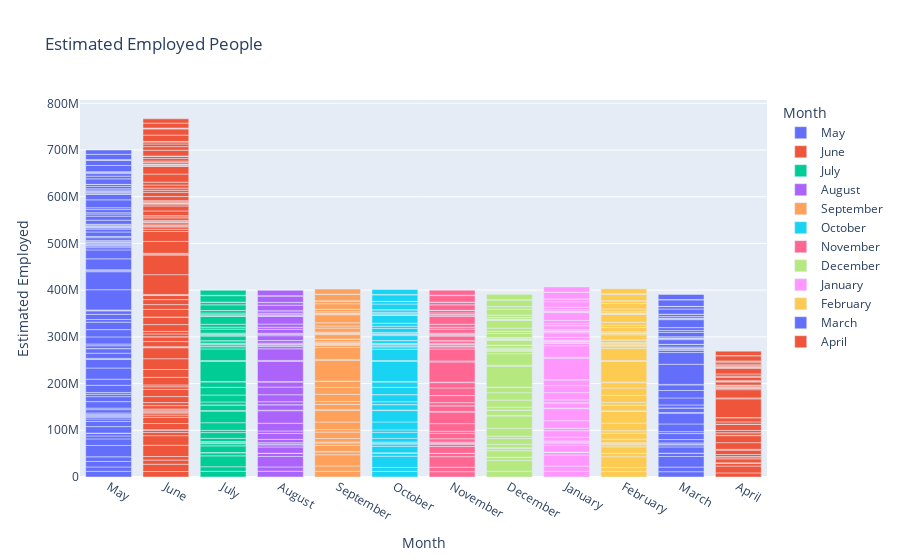

The notebook cell saved with this chart:
### Markdown cell above
### 3.5 Bar Plot of Estimated Employed people in every month

### Code cell
# Bar Plot of Estimated Employed people in every month
fig = px.bar(df, x = 'Month', y = 'Estimated Employed', color = 'Month', title = 'Estimated Employed People')
fig.show()

### Figure 1 — Plotly figure (JSON) as saved in the notebook; plotly's stock layout.template omitted (floating-point values rounded to 4 significant figures)
{"data": [{"alignmentgroup": "True", "hovertemplate": "Month=%{x}<br>Estimated Employed=%{y}<extra></extra>", "legendgroup": "May", "marker": {"color": "#636efa", "pattern": {"shape": ""}}, "name": "May", "offsetgroup": "May", "orientation": "v", "showlegend": true, "textposition": "auto", "type": "bar", "x": ["May", "May", "May", "May", "May", "May", "May", "May", "May", "May", "May", "May", "May", "May", "May", "May", "May", "May", "May", "May", "May", "May", "May", "May", "May", "May", "May", "May", "May", "May", "May", "May", "May", "May", "May", "May", "May", "May", "May", "May", "May", "May", "May", "May", "May", "May", "May", "May", "May", "May", "May", "May", "May", "May", "May", "May", "May", "May", "May", "May", "May", "May", "May", "May", "May", "May", "May", "May", "May", "May", "May", "May", "May", "May", "May", "May", "May", "May", "May", "May", "May", "May", "May", "May", "May", "May", "May", "May", "May", "May", "May", "May", "May", "May", "May", "May", "May", "May", "May", "May", "May", "May", "May", "May", "May"], "xaxis": "x", "y": [11999139, 9526902, 11749334, 9926176, 24322330, 14050319, 6259019, 5454091, 169487, 129610, 179340, 128538, 13954728, 11121124, 5249186, 3914193, 2045760, 1732050, 2495186, 2716966, 7035766, 3315038, 13911440, 10626328, 5184355, 3799919, 15349838, 13099601, 23896858, 18423447, 1119011, 992148, 11155753, 9683719, 172474, 6088547, 3727366, 15226005, 15586833, 15844698, 5768342, 11053353, 7508747, 1019549, 911789, 43287808, 38640999, 2108044, 1915482, 23452875, 19115772, 4788661, 3428356, 1671707, 1441722, 3029344, 2207026, 348042, 2223129, 1276291, 5756475, 2343783, 264855, 9686558, 6072776, 2693596, 2013083, 245668, 134868, 1130139, 937435, 2404033, 830347, 8638239, 8669258, 4605913, 2826118, 6692720, 3879934, 16962574, 12365754, 228978, 222916, 2519582, 1975481, 283905, 64538, 3289918, 2682658, 5108436, 4225486, 89587, 75456, 11798080, 5733921, 5560649, 3108830, 423127, 384999, 13391244, 11111486, 676797, 778590, 11306177, 9240903], "yaxis": "y"}, {"alignmentgroup": "True", "hovertemplate": "Month=%{x}<br>Estimated Employed=%{y}<extra></extra>", "legendgroup": "June", "marker": {"color": "#EF553B", "pattern": {"shape": ""}}, "name": "June", "offsetgroup": "June", "orientation": "v", "showlegend": true, "textposition": "auto", "type": "bar", "x": ["June", "June", "June", "June", "June", "June", "June", "June", "June", "June", "June", "June", "June", "June", "June", "June", "June", "June", "June", "June", "June", "June", "June", "June", "June", "June", "June", "June", "June", "June", "June", "June", "June", "June", "June", "June", "June", "June", "June", "June", "June", "June", "June", "June", "June", "June", "June", "June", "June", "June", "June", "June", "June", "June", "June", "June", "June", "June", "June", "June", "June", "June", "June", "June", "June", "June", "June", "June", "June", "June", "June", "June", "June", "June", "June", "June", "June", "June", "June", "June", "June", "June", "June", "June", "June", "June", "June", "June", "June", "June", "June", "June", "June", "June", "June", "June", "June", "June", "June", "June", "June", "June", "June", "June"], "xaxis": "x", "y": [11755881, 15572975, 8923222, 7544937, 24097712, 20622566, 6608626, 5781095, 149076, 112108, 170471, 13199281, 13243922, 4745178, 4357835, 1957081, 2230075, 2423742, 2049617, 7319782, 6375114, 12888490, 15396213, 5605627, 3952088, 16294794, 16748971, 23056511, 23601016, 1024797, 1150200, 10965154, 10187145, 184527, 6025235, 5364047, 14610564, 16076978, 141313, 16375303, 10169115, 10728822, 8891181, 1107013, 1106978, 42276572, 41908909, 2021553, 1675441, 25543465, 21225887, 4824630, 4954389, 1647342, 1551007, 3248864, 3124663, 337145, 306505, 2192020, 1602231, 5550172, 4306807, 304015, 10144965, 10574711, 2845190, 2304138, 237576, 224902, 1139815, 2326911, 2244460, 8862498, 8822411, 4678374, 4601293, 6509340, 6221562, 17375053, 16172690, 231252, 2356290, 2221069, 304369, 234926, 3307798, 3047750, 5241174, 5275784, 89702, 76269, 12318745, 7741005, 5683349, 4577995, 408738, 391015, 13624452, 13208724, 906889, 989470, 10611498, 9088931], "yaxis": "y"}, {"alignmentgroup": "True", "hovertemplate": "Month=%{x}<br>Estimated Employed=%{y}<extra></extra>", "legendgroup": "July", "marker": {"color": "#00cc96", "pattern": {"shape": ""}}, "name": "July", "offsetgroup": "July", "orientation": "v", "showlegend": true, "textposition": "auto", "type": "bar", "x": ["July", "July", "July", "July", "July", "July", "July", "July", "July", "July", "July", "July", "July", "July", "July", "July", "July", "July", "July", "July", "July", "July", "July", "July", "July", "July", "July", "July", "July", "July", "July", "July", "July", "July", "July", "July", "July", "July", "July", "July", "July", "July", "July", "July", "July", "July", "July", "July", "July", "July", "July", "July", "July", "July"], "xaxis": "x", "y": [12086707, 9911534, 23248875, 6753622, 166605, 167437, 14327083, 4826560, 1916824, 2549316, 6958404, 12169808, 4855393, 16274707, 24843750, 1158511, 12009883, 139227, 6308129, 14859873, 16455928, 11538688, 1052597, 42697000, 2000524, 24857807, 4657443, 1739838, 3059744, 294379, 2285436, 5393091, 280367, 9828023, 2405973, 235894, 1183770, 2434579, 8738029, 4105211, 6266446, 17215677, 284015, 2542237, 281117, 3592442, 5372470, 108334, 12054414, 5432503, 410583, 13862431, 859900, 10779829], "yaxis": "y"}, {"alignmentgroup": "True", "hovertemplate": "Month=%{x}<br>Estimated Employed=%{y}<extra></extra>", "legendgroup": "August", "marker": {"color": "#ab63fa", "pattern": {"shape": ""}}, "name": "August", "offsetgroup": "August", "orientation": "v", "showlegend": true, "textposition": "auto", "type": "bar", "x": ["August", "August", "August", "August", "August", "August", "August", "August", "August", "August", "August", "August", "August", "August", "August", "August", "August", "August", "August", "August", "August", "August", "August", "August", "August", "August", "August", "August", "August", "August", "August", "August", "August", "August", "August", "August", "August", "August", "August", "August", "August", "August", "August", "August", "August", "August", "August", "August", "August", "August", "August", "August", "August"], "xaxis": "x", "y": [12285693, 9292039, 22260203, 6607694, 135407, 183603, 13507342, 4558306, 1969248, 2778624, 7015356, 12686470, 5233449, 16559137, 26835389, 1065725, 11727659, 183930, 6183427, 15052051, 16463931, 10743959, 975501, 43298746, 1911380, 24924827, 4743179, 1595582, 2994763, 328282, 2392400, 5552510, 243277, 10228154, 2523005, 236315, 2335406, 8614340, 4448650, 6809834, 16602767, 259433, 2456983, 312882, 3499863, 5195170, 90850, 11933093, 5544693, 368977, 13580241, 823967, 11456493], "yaxis": "y"}, {"alignmentgroup": "True", "hovertemplate": "Month=%{x}<br>Estimated Employed=%{y}<extra></extra>", "legendgroup": "September", "marker": {"color": "#FFA15A", "pattern": {"shape": ""}}, "name": "September", "offsetgroup": "September", "orientation": "v", "showlegend": true, "textposition": "auto", "type": "bar", "x": ["September", "September", "September", "September", "September", "September", "September", "September", "September", "September", "September", "September", "September", "September", "September", "September", "September", "September", "September", "September", "September", "September", "September", "September", "September", "September", "September", "September", "September", "September", "September", "September", "September", "September", "September", "September", "September", "September", "September", "September", "September", "September", "September", "September", "September", "September", "September", "September", "September", "September", "September", "September"], "xaxis": "x", "y": [12256762, 11468349, 23905700, 6490776, 166056, 163215, 13280783, 5127956, 2039804, 7500122, 13741892, 5400499, 16159315, 25219281, 1162159, 11167715, 175718, 6260971, 15419779, 14595441, 12636415, 1034408, 44198762, 2157845, 25610773, 4733996, 1576480, 2992082, 327239, 2311507, 5642253, 309643, 9609939, 2675862, 247210, 2357627, 8647794, 4640642, 6655967, 17396398, 253887, 2570663, 286573, 3227178, 5176819, 89450, 11902824, 5668785, 418043, 13522970, 711150, 11158649], "yaxis": "y"}, {"alignmentgroup": "True", "hovertemplate": "Month=%{x}<br>Estimated Employed=%{y}<extra></extra>", "legendgroup": "October", "marker": {"color": "#19d3f3", "pattern": {"shape": ""}}, "name": "October", "offsetgroup": "October", "orientation": "v", "showlegend": true, "textposition": "auto", "type": "bar", "x": ["October", "October", "October", "October", "October", "October", "October", "October", "October", "October", "October", "October", "October", "October", "October", "October", "October", "October", "October", "October", "October", "October", "October", "October", "October", "October", "October", "October", "October", "October", "October", "October", "October", "October", "October", "October", "October", "October", "October", "October", "October", "October", "October", "October", "October", "October", "October", "October", "October", "October", "October", "October", "October", "October", "October"], "xaxis": "x", "y": [12017412, 8395906, 24053140, 7043840, 149511, 177440, 13828512, 4798833, 1946957, 2477621, 7761243, 12803527, 5328825, 17060638, 24330249, 1080609, 11621534, 180283, 6021921, 15178544, 146688, 15595647, 11375354, 1113764, 42833265, 2027662, 24353018, 4774377, 1595176, 3173429, 330856, 2297096, 6030363, 290264, 10474217, 2821456, 232322, 1029087, 2460196, 8799249, 4644510, 6603715, 17221991, 234375, 2456855, 312548, 3070438, 5384335, 87974, 12223948, 5318341, 414808, 13938303, 925174, 10563686], "yaxis": "y"}, {"alignmentgroup": "True", "hovertemplate": "Month=%{x}<br>Estimated Employed=%{y}<extra></extra>", "legendgroup": "November", "marker": {"color": "#FF6692", "pattern": {"shape": ""}}, "name": "November", "offsetgroup": "November", "orientation": "v", "showlegend": true, "textposition": "auto", "type": "bar", "x": ["November", "November", "November", "November", "November", "November", "November", "November", "November", "November", "November", "November", "November", "November", "November", "November", "November", "November", "November", "November", "November", "November", "November", "November", "November", "November", "November", "November", "November", "November", "November", "November", "November", "November", "November", "November", "November", "November", "November", "November", "November", "November", "November", "November", "November", "November", "November", "November", "November", "November", "November", "November", "November", "November", "November"], "xaxis": "x", "y": [11397681, 9625362, 22445989, 6942931, 178768, 159489, 14487815, 4875763, 2024409, 2415724, 7279628, 11537217, 4557906, 16306428, 24881383, 1205703, 12192623, 142787, 6395022, 15278556, 162426, 16223430, 11265828, 1084633, 43261530, 2007113, 25630359, 4668772, 1708045, 3081077, 289593, 2341284, 5439600, 271612, 9896129, 2404239, 233029, 1226793, 2424281, 8613835, 4062767, 6459457, 17486683, 293431, 2594469, 275003, 3602243, 5306715, 107751, 11729952, 5338119, 427700, 14128888, 904903, 10768462], "yaxis": "y"}, {"alignmentgroup": "True", "hovertemplate": "Month=%{x}<br>Estimated Employed=%{y}<extra></extra>", "legendgroup": "December", "marker": {"color": "#B6E880", "pattern": {"shape": ""}}, "name": "December", "offsetgroup": "December", "orientation": "v", "showlegend": true, "textposition": "auto", "type": "bar", "x": ["December", "December", "December", "December", "December", "December", "December", "December", "December", "December", "December", "December", "December", "December", "December", "December", "December", "December", "December", "December", "December", "December", "December", "December", "December", "December", "December", "December", "December", "December", "December", "December", "December", "December", "December", "December", "December", "December", "December", "December", "December", "December", "December", "December", "December", "December", "December", "December", "December", "December", "December", "December", "December"], "xaxis": "x", "y": [12528395, 22914530, 6569385, 145671, 177155, 13877825, 4603484, 1922821, 6873437, 12756132, 5065804, 16854647, 26357625, 1102997, 11345069, 180808, 6164215, 15485307, 161647, 15356938, 11068056, 1046878, 44640087, 1947566, 24906239, 4913963, 1722303, 2977857, 311146, 2415436, 5718337, 288154, 10172812, 2548835, 241366, 1209085, 2290170, 8592376, 4440283, 6787403, 16581144, 267417, 2369048, 313135, 3575778, 5109481, 88035, 12260389, 5317782, 399427, 13857200, 844779, 11335696], "yaxis": "y"}, {"alignmentgroup": "True", "hovertemplate": "Month=%{x}<br>Estimated Employed=%{y}<extra></extra>", "legendgroup": "January", "marker": {"color": "#FF97FF", "pattern": {"shape": ""}}, "name": "January", "offsetgroup": "January", "orientation": "v", "showlegend": true, "textposition": "auto", "type": "bar", "x": ["January", "January", "January", "January", "January", "January", "January", "January", "January", "January", "January", "January", "January", "January", "January", "January", "January", "January", "January", "January", "January", "January", "January", "January", "January", "January", "January", "January", "January", "January", "January", "January", "January", "January", "January", "January", "January", "January", "January", "January", "January", "January", "January", "January", "January", "January", "January", "January", "January", "January", "January", "January", "January"], "xaxis": "x", "y": [12016676, 11420996, 23409006, 6236201, 157791, 158936, 14301844, 5062293, 2041035, 2373488, 7868736, 13938874, 5307026, 16183702, 25881398, 1229406, 11182128, 176252, 6189471, 15484353, 14954646, 12065915, 1057975, 45777509, 1986386, 24612171, 4618860, 1630908, 2988665, 332062, 2315972, 5647493, 257814, 9824501, 2630938, 246596, 1079537, 2329293, 8749154, 4597507, 6834930, 16715470, 261687, 2561320, 281698, 3252622, 5157363, 11926995, 5543380, 450155, 13656250, 725253, 11208617], "yaxis": "y"}, {"alignmentgroup": "True", "hovertemplate": "Month=%{x}<br>Estimated Employed=%{y}<extra></extra>", "legendgroup": "February", "marker": {"color": "#FECB52", "pattern": {"shape": ""}}, "name": "February", "offsetgroup": "February", "orientation": "v", "showlegend": true, "textposition": "auto", "type": "bar", "x": ["February", "February", "February", "February", "February", "February", "February", "February", "February", "February", "February", "February", "February", "February", "February", "February", "February", "February", "February", "February", "February", "February", "February", "February", "February", "February", "February", "February", "February", "February", "February", "February", "February", "February", "February", "February", "February", "February", "February", "February", "February", "February", "February", "February", "February", "February", "February", "February", "February", "February", "February", "February", "February"], "xaxis": "x", "y": [11723617, 8462814, 23168192, 6847173, 147500, 171672, 13973042, 4570108, 1952464, 2163397, 7932402, 12753657, 5203579, 16178044, 25293535, 1112864, 11842655, 183619, 6009820, 15040572, 15828488, 11304474, 1169347, 44257432, 2057523, 26093009, 4822035, 1625454, 3113464, 316887, 2347941, 5708807, 306396, 10784753, 2752834, 227804, 1060116, 2493023, 8924061, 4624444, 6533435, 17122782, 233965, 2438080, 310342, 3219227, 5288343, 11742101, 5521496, 415339, 13803099, 963408, 10871168], "yaxis": "y"}, {"alignmentgroup": "True", "hovertemplate": "Month=%{x}<br>Estimated Employed=%{y}<extra></extra>", "legendgroup": "March", "marker": {"color": "#636efa", "pattern": {"shape": ""}}, "name": "March", "offsetgroup": "March", "orientation": "v", "showlegend": true, "textposition": "auto", "type": "bar", "x": ["March", "March", "March", "March", "March", "March", "March", "March", "March", "March", "March", "March", "March", "March", "March", "March", "March", "March", "March", "March", "March", "March", "March", "March", "March", "March", "March", "March", "March", "March", "March", "March", "March", "March", "March", "March", "March", "March", "March", "March", "March", "March", "March", "March", "March", "March", "March", "March", "March", "March", "March", "March"], "xaxis": "x", "y": [11359660, 9878742, 22667882, 6894808, 152413, 13483615, 4366148, 1800426, 2361004, 7157454, 12853818, 4141953, 16480441, 23130976, 1192616, 9814156, 142176, 6373692, 15059769, 15848590, 12028377, 1060946, 43086706, 25097812, 4521537, 1664145, 3049637, 279839, 2407509, 5401392, 277093, 10083026, 2275407, 221432, 998103, 2480661, 9225835, 4079775, 6386723, 17065830, 289735, 2457952, 278851, 3601793, 4964911, 86186, 10982178, 5313236, 450271, 13889632, 889245, 10806105], "yaxis": "y"}, {"alignmentgroup": "True", "hovertemplate": "Month=%{x}<br>Estimated Employed=%{y}<extra></extra>", "legendgroup": "April", "marker": {"color": "#EF553B", "pattern": {"shape": ""}}, "name": "April", "offsetgroup": "April", "orientation": "v", "showlegend": true, "textposition": "auto", "type": "bar", "x": ["April", "April", "April", "April", "April", "April", "April", "April", "April", "April", "April", "April", "April", "April", "April", "April", "April", "April", "April", "April", "April", "April", "April", "April", "April", "April", "April", "April", "April", "April", "April", "April", "April", "April", "April", "April", "April", "April", "April", "April", "April", "April", "April", "April", "April", "April", "April", "April", "April", "April", "April"], "xaxis": "x", "y": [8792827, 14645275, 6534321, 115487, 181657, 8587594, 4041050, 984171, 4280434, 9330400, 1754170, 14238959, 15014802, 803118, 5562449, 49420, 4721590, 13051219, 133399, 5086200, 8793799, 675083, 39970677, 1972074, 17639370, 2544084, 1454956, 1400962, 1066126, 3003787, 318957, 6701284, 1606580, 146957, 1054829, 7387995, 2179106, 4802873, 12674451, 161939, 1303244, 68122, 2298975, 2932923, 81905, 4632967, 3378431, 296431, 10944379, 748041, 9299466], "yaxis": "y"}], "layout": {"barmode": "relative", "legend": {"title": {"text": "Month"}, "tracegroupgap": 0}, "title": {"text": "Estimated Employed People"}, "xaxis": {"anchor": "y", "categoryarray": ["May", "June", "July", "August", "September", "October", "November", "December", "January", "February", "March", "April"], "categoryorder": "array", "domain": [0, 1], "title": {"text": "Month"}}, "yaxis": {"anchor": "x", "domain": [0, 1], "title": {"text": "Estimated Employed"}}}}
